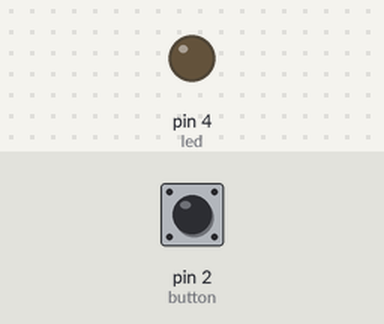
Recording of a sketch running on a simulated Arduino Uno, built with avr-gcc and run on an emulated ATmega328P. On the bench: output pins drawn as LEDs (lit = HIGH). The inputs (shaded band) are chosen by the test bench; at power-on: pin 2 (button) LOW.

Above: at 1.2 s.
1.3 s: pin 2 (button) pulled HIGH for 0.15 s
At 1.37 s:
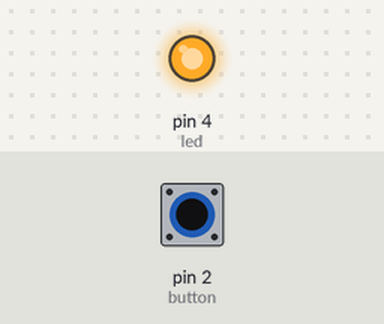
2.9 s: pin 2 (button) pulled HIGH for 3.2 s
At 7.0 s:
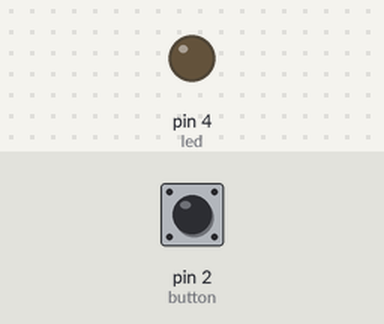
Timing chart, 0 to 8.5 s (numbered marks = the images above; inputs shaded):
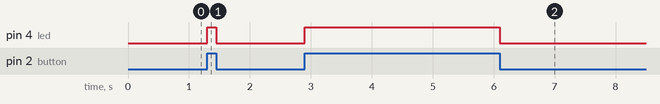

Measured:
- after the input at 1.3 s, pin 4 (led): LOW → HIGH at once, → LOW 0.15 s later
- after the input at 2.9 s, pin 4 (led): LOW → HIGH at once, → LOW 3.2 s later

The sketch:

buttonTest.ino
```cpp
const int button = 2;
const int led = 4;

bool buttonState = 0;

void setup() {
  // put your setup code here, to run once:
  pinMode(led,OUTPUT);
  pinMode(button, INPUT);
}

void loop() {
  // put your main code here, to run repeatedly:
  buttonState = digitalRead(button);
  if (buttonState == HIGH){
    digitalWrite(led, HIGH);
  }
  else{
    digitalWrite(led, LOW);
  }
}
```
